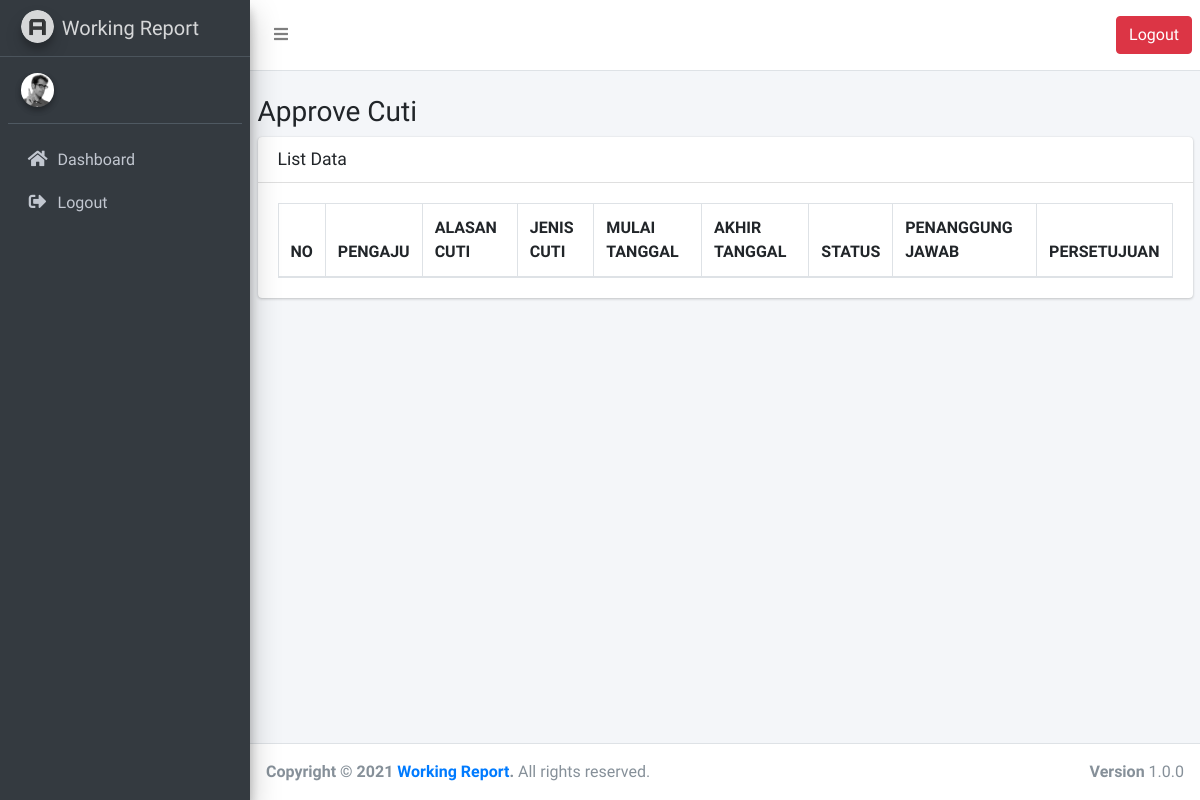
Before: /index.php/cuti/approval with the older database file.
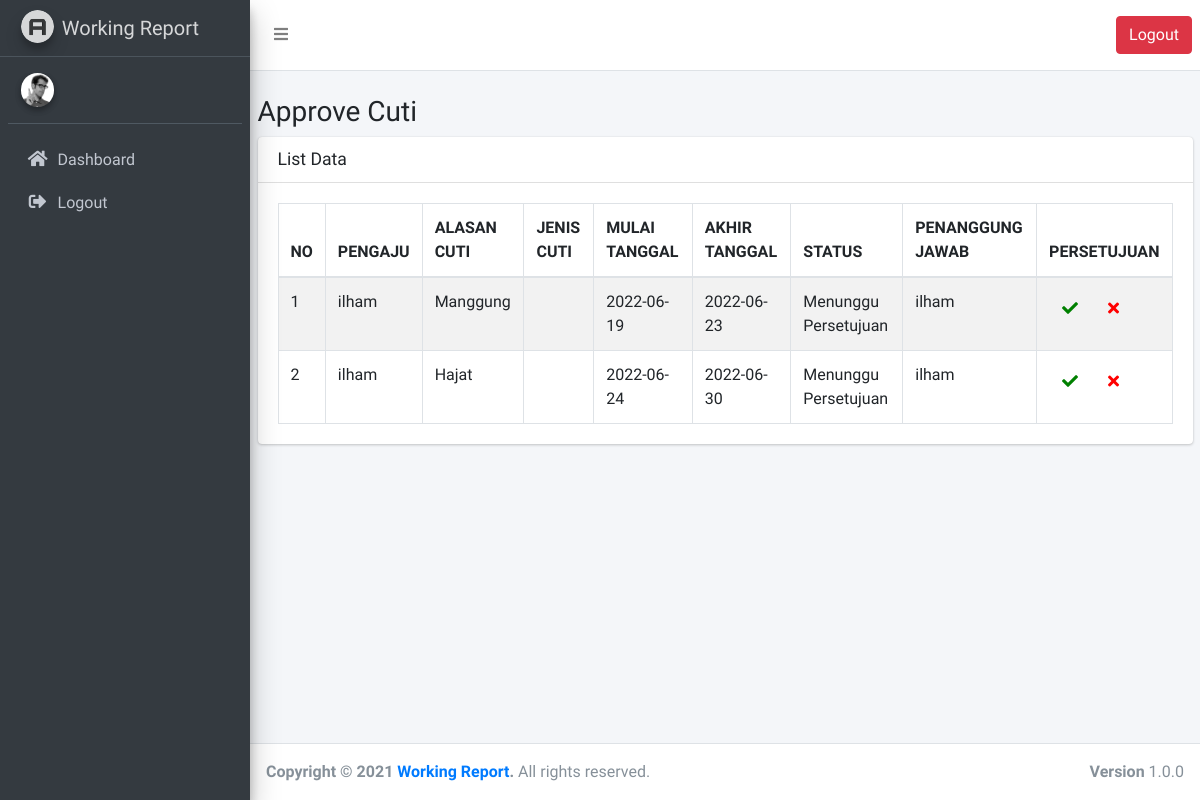
After: the same page with the newer database file.
### tables this page shows
CREATE TABLE `leave` (
  `id` int(11) NOT NULL,
  `user_id` int(11) DEFAULT NULL,
  `reason` text DEFAULT NULL,
  `jenis_cuti_id` int(11) DEFAULT NULL,
  `start_date` date DEFAULT NULL,
  `end_date` date DEFAULT NULL,
  `status` int(11) DEFAULT NULL,
  `responsible` int(11) DEFAULT NULL,
  `created_date` datetime DEFAULT NULL
);

CREATE TABLE `personal_data` (
  `id` int(11) NOT NULL,
  `user_id` int(11) DEFAULT NULL,
  `nik` varchar(20) DEFAULT NULL,
  `name` varchar(50) DEFAULT NULL,
  `birth_place` varchar(50) DEFAULT NULL,
  `birth_date` date DEFAULT NULL,
  `address` text DEFAULT NULL,
  `married_date` date DEFAULT NULL
);

### application/controllers/Cuti.php (called while the page is built, shortened)
<?php
class Cuti extends CI_Controller
{
    function __construct(){
		$this->load->model('M_cuti');
		$this->load->model('M_user');
		$this->load->library('form_validation');
	}
	public function approval()
    {
		$data['listcuti'] = $this->M_cuti->getByStatus(1);
        $data['content'] = 'cuti/v_approve_cuti';
        $this->load->view('v_template',$data);
    }
}

### index.php (called while the page is built, shortened)
<?php
require_once BASEPATH.'core/CodeIgniter.php';

### application/models/M_cuti.php (called while the page is built, shortened)
<?php
	class M_cuti extends CI_Model {
        private $_table = 'leave';
        private $_table3 = 'personal_data';
        private $_table4 = 'jenis_cuti';
        public function getByStatus($status){
            $this->db->select('leave.*, b.name, c.name pengaju, d.nama_cuti');
            $this->db->from($this->_table);
            $this->db->join($this->_table3. " b", 'b.user_id = leave.user_id');
            $this->db->join($this->_table3. " c", 'c.user_id = leave.user_id');
            $this->db->join($this->_table4. " d", 'd.id = leave.jenis_cuti_id');
            $this->db->where('leave.status', $status);
            $query = $this->db->get();
            return $query;
        }
	}
?>

### application/views/cuti/v_approve_cuti.php (the view, shortened to what this page needs)
<div class="col-sm-12">
    <div class="thumbnail">
        <div class="caption">
            <h3>
                Approve Cuti
            </h3>
        </div>
        <div class="card">
            <div class="card-header">
                <h3 class="card-title">List Data</h3>
            </div>
            <div class="card-body">
                <table id="example1" class="table table-bordered table-striped">
                    <thead>
                        <tr>
                            <th>NO</th>
                            <th>PENGAJU</th>
                            <th>ALASAN CUTI</th>
                            <th>JENIS CUTI</th>
                            <th>MULAI TANGGAL</th>
                            <th>AKHIR TANGGAL</th>
                            <th>STATUS</th>
                            <th>PENANGGUNG JAWAB</th>
                            <th>PERSETUJUAN</th>
                        </tr>
                    </thead>
                    <tbody>
                        <?php
                            $no = 1;
                            foreach($listcuti->result() as $rowcuti){
                        ?>
                            <tr>
                                <td><?=$no?></td>
                                <td><?=$rowcuti->pengaju;?></td>
                                <td><?=$rowcuti->reason;?></td>
                                <td><?=$rowcuti->jenis_cuti;?></td>
                                <td><?=$rowcuti->start_date;?></td>
                                <td><?=$rowcuti->end_date;?></td>
                                <td><?php
                                if($rowcuti->status == "1" ){
                                    echo "Menunggu Persetujuan";
                                }elseif($rowcuti->status == "2" ){
                                    echo "Disetujui";
                                }else{
                                    echo "Ditolak";
                                }
                                ?></td>
                                <td><?=$rowcuti->name;?></td>
                                <td>
                                    <a href="<?= base_url(); ?>cuti/approve/<?=$rowcuti->id?>"
                                    class="btn"
                                    >
                                    <i class="fa fa-check" style='color: green'></i>
                                    </a>
                                    <a href="<?= base_url(); ?>cuti/not_approve/<?=$rowcuti->id?>"
                                    class="btn"
                                    >
                                    <i class="fa fa-times" style='color: red'></i>
                                    </a>
                                </td>
                            </tr>
                        <?php
                                $no++;
                            }
                        ?>
                    </tbody>
                </table>
            </div>
        </div>
    </div>
</div>

### application/views/v_template.php (shortened to what this page needs)
<!DOCTYPE html>
<html lang="en">
  <head>
    <link rel="stylesheet" href="<?=base_url('assets');?>/vendor/css/style.css">
    <link rel="stylesheet" href="<?=base_url('assets');?>/vendor/AdminLTE-3.0.5/plugins/fontawesome-free/css/all.min.css">
    <link rel="stylesheet" href="https://code.ionicframework.com/ionicons/2.0.1/css/ionicons.min.css">
    <link rel="stylesheet" href="<?=base_url('assets');?>/vendor/AdminLTE-3.0.5/plugins/daterangepicker/daterangepicker.css">
    <link rel="stylesheet" href="<?=base_url('assets');?>/vendor/AdminLTE-3.0.5/plugins/icheck-bootstrap/icheck-bootstrap.min.css">
    <link rel="stylesheet" href="<?=base_url('assets');?>/vendor/AdminLTE-3.0.5/plugins/tempusdominus-bootstrap-4/css/tempusdominus-bootstrap-4.min.css">
    <link rel="stylesheet" href="<?=base_url('assets');?>/vendor/AdminLTE-3.0.5/plugins/select2/css/select2.min.css">
    <link rel="stylesheet" href="<?=base_url('assets');?>/vendor/AdminLTE-3.0.5/plugins/select2-bootstrap4-theme/select2-bootstrap4.min.css">
    <link rel="stylesheet" href="<?=base_url('assets');?>/vendor/AdminLTE-3.0.5/plugins/bootstrap4-duallistbox/bootstrap-duallistbox.min.css">
    <link rel="stylesheet" href="<?=base_url('assets');?>/vendor/AdminLTE-3.0.5/plugins/overlayScrollbars/css/OverlayScrollbars.min.css">
    <link rel="stylesheet" href="https://code.ionicframework.com/ionicons/2.0.1/css/ionicons.min.css">
    <link rel="stylesheet" href="<?=base_url('assets');?>/vendor/AdminLTE-3.0.5/plugins/datatables-bs4/css/dataTables.bootstrap4.min.css">
    <link rel="stylesheet" href="<?=base_url('assets');?>/vendor/AdminLTE-3.0.5/plugins/datatables-responsive/css/responsive.bootstrap4.min.css">
    <link rel="stylesheet" href="<?=base_url('assets');?>/vendor/AdminLTE-3.0.5/dist/css/adminlte.min.css">
  </head>
  <body class="hold-transition sidebar-mini layout-fixed layout-navbar-fixed layout-footer-fixed">
    <div class="wrapper">
      <nav class="main-header navbar navbar-expand navbar-white navbar-light ">
        <ul class="navbar-nav mr-auto">
          <li class="nav-item">
            <a class="nav-link" data-widget="pushmenu" href="#" user="button"><i class="fas fa-bars"></i></a>
          </li>
        </ul>
        <span class="navbar-text">
          <a class="btn btn-danger text-white" href="<?=base_url();?>auth/logout" user="button">Logout</a>
        </span>
      </nav>
      <aside class="main-sidebar sidebar-dark-primary elevation-4">
        <a href="<?=base_url();?>/dashboard" class="brand-link">
          <img src="<?=base_url('assets');?>/vendor/AdminLTE-3.0.5/dist/img/AdminLTELogo.png" alt="AdminLTE Logo" class="brand-image img-circle elevation-3"
              style="opacity: .8">
          <span class="brand-text font-weight-light">Working Report</span>
        </a>
        <div class="sidebar">
          <div class="user-panel mt-3 pb-3 mb-3 d-flex">
          <div class="image">
              <a href="<?= base_url(); ?>profile" ><img src="<?=base_url('assets');?>/vendor/AdminLTE-3.0.5/dist/img/user2-160x160.jpg" class="img-circle elevation-2" alt="User Image"></a>
            </div>
            <div class="info">
            </div>
          </div>
          <nav class="mt-2">
            <ul class="nav nav-pills nav-sidebar flex-column" data-widget="treeview" user="menu" data-accordion="false">
              <li class="nav-item">
                <a href="<?=base_url();?>dashboard" class="nav-link">
                  <i class="nav-icon fa fa-home"></i>
                  <p>
                    Dashboard
                  </p>
                </a>
              </li>
              <li class="nav-item">
                <a href="<?=base_url();?>auth/logout" class="nav-link">
                  <i class="nav-icon fas fa-sign-out-alt"></i>
                  <p>
                    Logout
                  </p>
                </a>
              </li>
            </ul>
          </nav>
        </div>
      </aside>
      <div class="content-wrapper">
        <div class="content-header">
        </div>
        <?php
            $this->load->view($content)
          ?>
      </div>
      <footer class="main-footer">
        <strong>Copyright &copy; 2021 <a href="http://adminlte.io">Working Report</a>.</strong>
        All rights reserved.
        <div class="float-right d-none d-sm-inline-block">
          <b>Version</b> 1.0.0
        </div>
      </footer>
    </div>
  </body>
</html>

Changed rows visible on the page:
added leave: personal_data.name "ilham", reason "Manggung", start_date "2022-06-19", end_date "2022-06-23", status "Menunggu Persetujuan"
added leave: personal_data.name "ilham", reason "Hajat", start_date "2022-06-24", end_date "2022-06-30", status "Menunggu Persetujuan"
